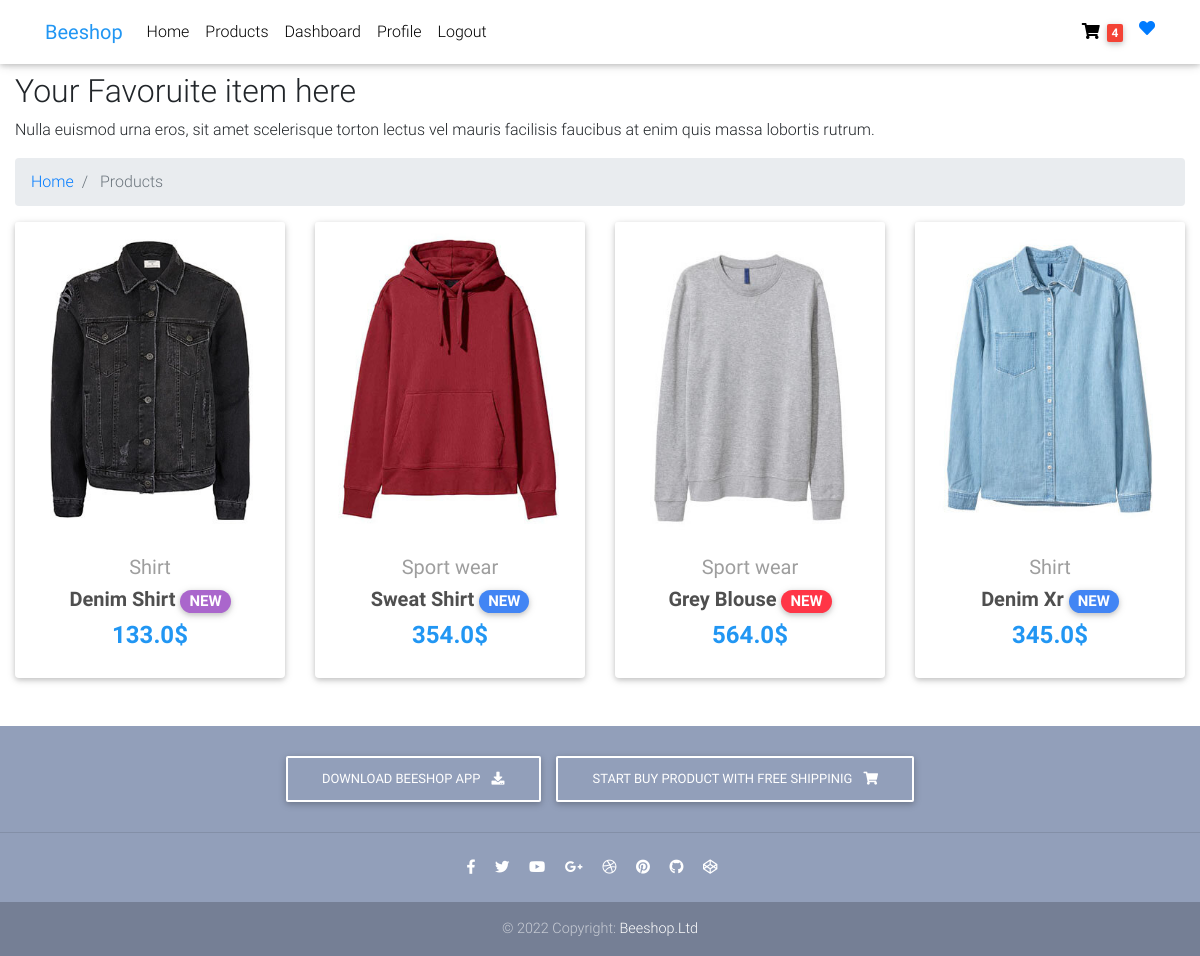
The app's page /favourites (signed in) with its own data.
### shop/models.py (models this page shows, shortened)
class Item(models.Model):
    title = models.CharField(max_length=100)
    price = models.FloatField()
    discount_price = models.FloatField(blank=True, null=True)
    category = models.CharField(choices=CATEGORY_CHOICES, max_length=2)
    label = models.CharField(choices=LABEL_CHOICES, max_length=1)
    slug = models.SlugField()
    description = models.TextField()
    image = models.ImageField()
    favourite = models.BooleanField(blank=True, default=False)
    def get_absolute_url(self):
        return reverse("shop:product_detail", kwargs={
            'slug': self.slug
        })

### shop/views.py (the view)
# urls.py: path('favourites', All_Favourite.as_view(), name='favourites'),
class All_Favourite(LoginRequiredMixin, ListView):
    context_object_name = 'Item'
    queryset = Item.objects.filter(favourite=True)
    template_name = 'favourite.html'

### templates/favourite.html (shortened to what this page needs)
{% extends 'base.html' %} {% block content %}
<!DOCTYPE html>
<html lang="en">
  {% load static %}
  <head>
  </head>
  <body>
    <div class="dashboard-main-wrapper">
      <div class="dashboard-wrapper">
        <div class="dashboard-ecommerce">
          <div class="container-fluid dashboard-content">
            <div class="row">
              <div class="col-xl-12 col-lg-12 col-md-12 col-sm-12 col-12">
                <div class="page-header">
                  <h2 class="pageheader-title">{{username}}Your Favoruite item here</h2>
                  <p class="pageheader-text">
                    Nulla euismod urna eros, sit amet scelerisque torton lectus
                    vel mauris facilisis faucibus at enim quis massa lobortis
                    rutrum.
                  </p>
                  <div class="page-breadcrumb">
                    <nav aria-label="breadcrumb">
                      <ol class="breadcrumb">
                        <li class="breadcrumb-item">
                          <a
                            href="{% url 'shop:home' %}"
                            class="breadcrumb-link"
                            >Home
                          </a>
                        </li>
                        <li class="breadcrumb-item active" aria-current="page">
                          Products
                        </li>
                      </ol>
                    </nav>
                  </div>
                </div>
              </div>
            </div>
            <section class="text-center mb-4">
              <div class="row wow fadeIn">
                {% for item in object_list %}
                <div class="col-lg-3 col-md-6 mb-4">
                  <div class="card">
                    <div class="view overlay">
                      <img
                        src="{{item.image.url}}"
                        class="card-img-top"
                        alt=""
                      />
                    </div>
                    <div class="card-body text-center">
                      <a href="" class="grey-text">
                        <h5>{{item.get_category_display}}</h5>
                      </a>
                      <h5>
                        <strong>
                          <a href="{{item.get_absolute_url}}" class="dark-grey-text"
                            >{{item.title}}
                            <span class="badge badge-pill {{item.get_label_display}}-color">NEW</span>
                          </a>
                        </strong>
                      </h5>
                      <h4 class="font-weight-bold blue-text">
                        <strong>{{item.price}}$</strong>
                      </h4>
                    </div>
                  </div>
                </div>
                {% endfor %}
            </section>
          </div>
        </div>
      </div>
    </div>
  </body>
</html>
{% endblock content %}

### templates/base.html (style rules this page uses)
html, body, header, .carousel { height: 60vh; }

### records on screen
Item: image (picture), category "Shirt", title "Denim Shirt", price "133.0"
Item: image (picture), category "Sport wear", title "Sweat Shirt", price "354.0"
Item: image (picture), category "Sport wear", title "Grey Blouse", price "564.0"
Item: image (picture), category "Shirt", title "Denim Xr", price "345.0"

### other values on screen
{{ object_list.count }} "4"
